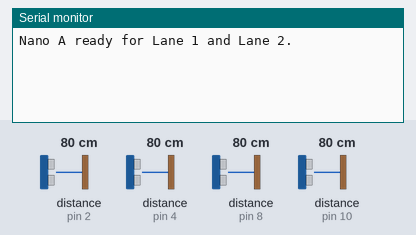
A sketch run on a simulated Arduino Nano, built with avr-gcc and run on an emulated ATmega328P. Parts: the last lines printed to the serial monitor. Wiring (inferred from the names in the program): 4 × ultrasonic range finder: trigger pin 3, echo pin 2 / trigger pin 5, echo pin 4 / trigger pin 9, echo pin 8 / trigger pin 11, echo pin 10. The inputs (shaded band) are chosen by the test bench; at power-on: distance to the obstacle (sensors on pin 2, pin 8, pin 4, pin 10) 80 cm. The echo pulse lasts 58.3 µs per cm.

Above: at 1.2 s.
1.3 s: distance to the obstacle (sensor on pin 2) set to 2 cm
At 2.3 s:
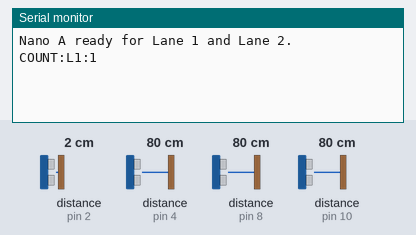
2.8 s: distance to the obstacle (sensor on pin 8) set to 2 cm
At 4.1 s:
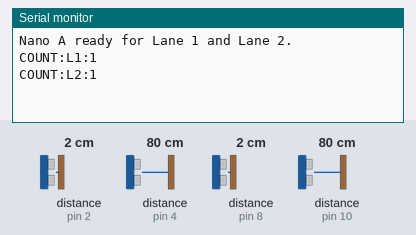

The sketch:

Nano_A__Counting_and_Speed_Logic.ino
```cpp
#include <Arduino.h>

// === Pins for Ultrasonic Sensors ===
// Lane 1
const int L1_Count_TRIG = 3;
const int L1_Count_ECHO = 2;
const int L1_Speed_TRIG = 5;
const int L1_Speed_ECHO = 4;

// Lane 2
const int L2_Count_TRIG = 9;
const int L2_Count_ECHO = 8;
const int L2_Speed_TRIG = 11;
const int L2_Speed_ECHO = 10;

// === Constants ===
const float sensorGap = 10.0;     // cm
const float speedLimit = 5;    // m/s

// === State Variables ===
int count_L1 = 0;
int count_L2 = 0;
bool L1_detected = false;
bool L2_detected = false;

void setup() {
  Serial.begin(9600);  // TX → ESP32 GPIO34

  pinMode(L1_Count_TRIG, OUTPUT); pinMode(L1_Count_ECHO, INPUT);
  pinMode(L1_Speed_TRIG, OUTPUT); pinMode(L1_Speed_ECHO, INPUT);
  pinMode(L2_Count_TRIG, OUTPUT); pinMode(L2_Count_ECHO, INPUT);
  pinMode(L2_Speed_TRIG, OUTPUT); pinMode(L2_Speed_ECHO, INPUT);

  Serial.println("Nano A ready for Lane 1 and Lane 2.");
}

float getDistance(int trig, int echo) {
  digitalWrite(trig, LOW); delayMicroseconds(2);
  digitalWrite(trig, HIGH); delayMicroseconds(10);
  digitalWrite(trig, LOW);
  long duration = pulseIn(echo, HIGH, 30000); // 30ms timeout
  return duration * 0.034 / 2.0;
}

void detectSpeed(int trig, int echo, const char* lane) {
  float d = getDistance(trig, echo);
  if (d < 20.0) {
    unsigned long tStart = millis();
    while (getDistance(trig, echo) < 20.0) {
      if (millis() - tStart > 2000) return;
    }
    float timeSec = (millis() - tStart) / 1000.0;
    if (timeSec == 0) return;

    float speed = (sensorGap / 100.0) / timeSec;

    if (speed > speedLimit) {
      Serial.print("VIOLATION:"); Serial.println(lane);
    }
  }
}

void loop() {
  // Lane 1
  float d1 = getDistance(L1_Count_TRIG, L1_Count_ECHO);
  if (d1 < 20.0 && !L1_detected) {
    count_L1++;
    L1_detected = true;
    Serial.print("COUNT:L1:"); Serial.println(count_L1);
  }
  if (d1 >= 20.0) L1_detected = false;

  detectSpeed(L1_Speed_TRIG, L1_Speed_ECHO, "L1");

  // Lane 2
  float d2 = getDistance(L2_Count_TRIG, L2_Count_ECHO);
  if (d2 < 20.0 && !L2_detected) {
    count_L2++;
    L2_detected = true;
    Serial.print("COUNT:L2:"); Serial.println(count_L2);
  }
  if (d2 >= 20.0) L2_detected = false;

  detectSpeed(L2_Speed_TRIG, L2_Speed_ECHO, "L2");

  delay(100);  // debounce
}
```

Measured:
- after the input at 1.3 s, the serial monitor: prints a new line at once (image 1)
- after the input at 2.8 s, the serial monitor: prints a new line at once (image 2)
